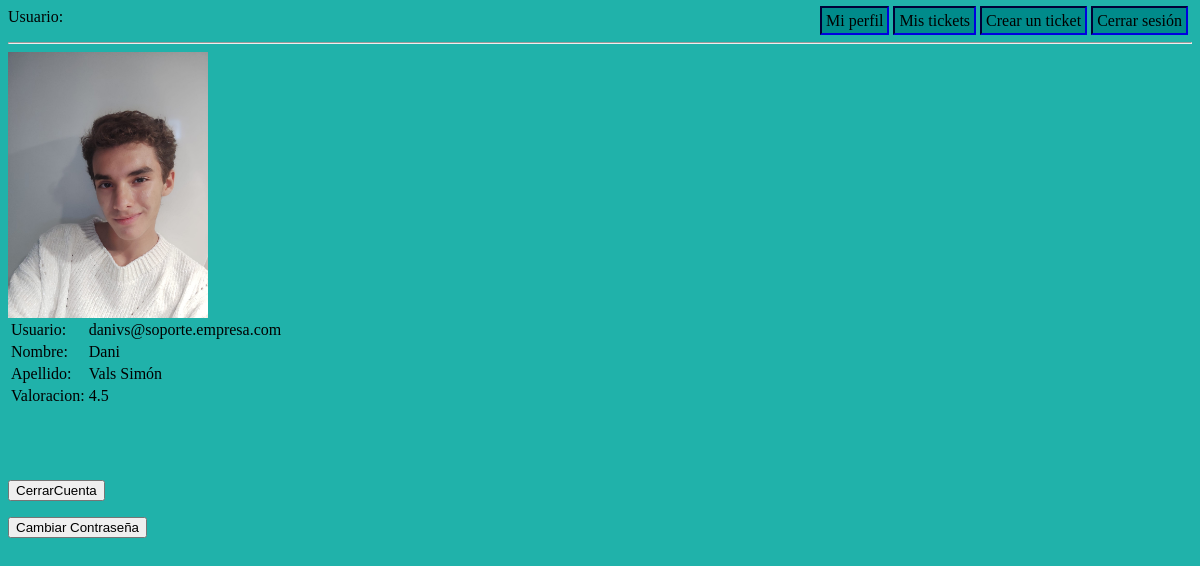
Screenshot of /profile.php?email=danivs@soporte.empresa.com with the database file from the repository.
### tables this page shows
CREATE TABLE AppUser (
	idUser INT(10) PRIMARY KEY AUTO_INCREMENT,
    email VARCHAR(255) UNIQUE,
    passwd VARCHAR(64),
    name VARCHAR(255),
    lastname VARCHAR(255),
    rol INT(1),
    openTickets INT(1),
    activated INT(1),
	CONSTRAINT FOREIGN KEY (rol) REFERENCES Rol (idRol),
    CONSTRAINT CHECK (openTickets<=3)
);

CREATE TABLE Rating (
    idTechnician INT(10) PRIMARY KEY,
    actualRating FLOAT(3,2),
    numOfRatings INT(10),
    CONSTRAINT FOREIGN KEY(idTechnician) REFERENCES AppUser(idUser) ON DELETE CASCADE,
    CONSTRAINT CHECK (actualRating<=5 AND actualRating>=0)
);

### file_dir.php (called while the page is built)
<?php
$attach_directory = "./uploads/";
$profile_picture_directory = $attach_directory . "ProfilePictures/";

### profile.php (the view, shortened to what this page needs)
<?php
include "header.php";
if (isset($_GET["email"])) {
    $user = $_GET["email"];
}
require "conection.php";
$bd = new PDO("mysql:dbname=".$bd_config["bd_name"].";host=".$bd_config["ip"],
    $bd_config["user"],
    $bd_config["password"]);
$sel = "select * from AppUser where email like '".$user."'";
$res = $bd->query($sel);
foreach ($res as $row) {
    $userid = $row['idUser'];
    $email = $row['email'];
    $rol = $row['rol'];
    $name = $row['name'];
    $surname = $row['lastname'];
}
require "file_dir.php";
?>
<!DOCTYPE html>
<html lang="en">
<head>
    <link rel="stylesheet" href="css/profile.css">
</head>
<body>
    <div id="div-profile">
        <img src="<?= $profile_picture_directory . $user . ".png" ?>" alt="foto de perfil">
        <table>
            <tr>
                <td>Usuario:</td>
                <td><?= $email?></td>
            </tr>
            <tr>
                <td>Nombre:</td>
                <td><?= $name?></td>
            </tr>
            <tr>
                <td>Apellido:</td>
                <td><?= $surname?></td>
            </tr>
            <?php
                if ($rol == 1) {
            ?>
            <tr>
                <td>Valoracion:</td>
                <td>
                <?php
                    $ratingSel = "SELECT * FROM rating WHERE idTechnician = " . $userid;
                    $rating = $bd->query($ratingSel);
                    foreach ($rating as $rate) {
                        echo $rate['actualRating'];
                    }
                ?>
                </td>
            </tr>
            <?php
                }
            ?>
        </table>
        <br>
        <br>
        <br>
        <br>
        <form action="confirmation_panel.php" method="post">
            <input type="submit" value="CerrarCuenta">
        </form>
        <form action="change_password.php" method="post">
            <input type="submit" value="Cambiar Contraseña" name="change_password">
        </form>
    </div>
</body>
</html>

### css/header.css (style rules this page uses)
body { background-color: lightseagreen; }

### css/profile.css (style rules this page uses)
img { width: 200px; }

### rows the page displays
appuser: email "danivs@soporte.empresa.com", name "Dani", lastname "Vals Simón"
rating: actualRating "4.5"
